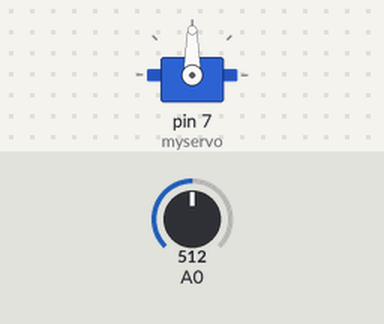
Simulated run of this sketch. Board: Arduino Uno, built with avr-gcc and run on an emulated ATmega328P. Shown: servo. The test bench sets the inputs (shaded band); at power-on: A0 = 512. What the sketch prints to the serial monitor is not drawn.

Above: at 0.1 s.
At 1.1 s:
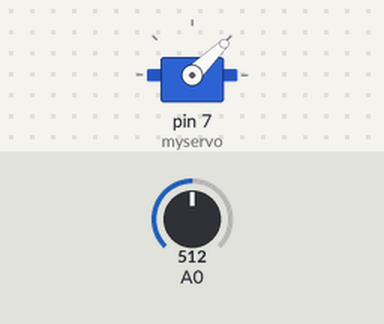
Timing chart, 0 to 2.6 s (numbered marks = the images above):
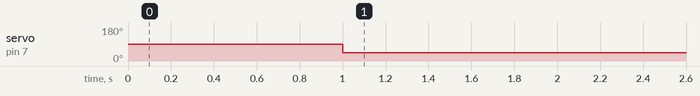

Measured:
- by itself, servo on pin 7 (myservo): 90° → 44° at 1.0 s

The sketch:

workshop_servo.ino
```cpp
#include <Servo.h>
Servo myservo;
void setup() {
  pinMode(A0,INPUT);
  Serial.begin(9600);
  myservo.attach(7);
}

void loop() {
  int IR;
  IR=analogRead(A0);
  Serial.println(IR);
  delay(1000);
if (IR<600)
{
 myservo.write(1000);
 delay(1000);
 }
}
```
